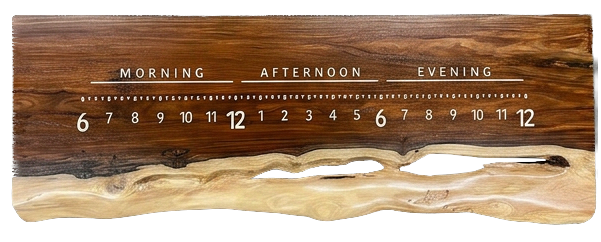
#> input picture alvaro-face.png, 601 x 242 px; its folder holds only this picture in this run
$ python separate_pointer.py alvaro-face.png
#> lines starting #> are read from the running program, lines starting #| are printed output that depends on the picture; after the words box and inside, x2 and y2 are one past the last pixel; in counts of white or black regions, pixels touching at a corner belong together
#!/usr/bin/env python3
"""
separate_pointer.py  —  split clock product photo into face + pointer PNGs.

REQUIRED inputs (name them consistently):
    name-front.png    straight-on product photo
    name-pointer.png  pointer-only photo (black bg preferred, clock face bg ok)

Output:
    name-face.png     face with pointer region inpainted, rotation-corrected
    name-ptr.png      pointer, background removed, cropped

Usage:
    python3 separate_pointer.py sergio-front.png --pointer sergio-pointer.png
    python3 separate_pointer.py alvaro-front.png --pointer alvaro-pointer.png

Optional:
    --angle DEGREES   override auto-detected rotation (from engraved lines)
    --inpaint-radius N  (default 16)
"""

import argparse, os, re, sys
import numpy as np
import cv2
from PIL import Image
from collections import deque


# ─────────────────────────────────────────────────────────────────────────────
# Utilities
# ─────────────────────────────────────────────────────────────────────────────

def get_stem(path):
    base = os.path.basename(path)
    stem = re.sub(r'[-_]?(front|back|face|ptr|pointer)\.(png|jpg)$', '', base, flags=re.IGNORECASE)
    stem = re.sub(r'\.(png|jpg)$', '', stem, flags=re.IGNORECASE)
    return stem


# [142 lines left out: functions remove_black_bg, feather_alpha, crop_to_content, extract_pointer_standalone, _extract_dark_pointer_from_wood, not called in this run]


# ─────────────────────────────────────────────────────────────────────────────
# Step 2: Detect rotation from front photo
# ─────────────────────────────────────────────────────────────────────────────

def detect_angle(arr):
    """
    Detect clock tilt from engraved lines under MORNING/AFTERNOON/EVENING.
    Returns degrees (positive = clockwise tilt to correct).
    """
    h, w = arr.shape[:2]
    gray = cv2.cvtColor(arr[:,:,:3], cv2.COLOR_RGB2GRAY)
    y1, y2 = int(h*0.12), int(h*0.50)
    edges = cv2.Canny(gray[y1:y2, :], 30, 120)
    lines = cv2.HoughLinesP(edges, 1, np.pi/180,
                             threshold=80, minLineLength=w//8, maxLineGap=30)
    if lines is None: return 0.0
    angles = [np.degrees(np.arctan2(y2_-y1_, x2-x1))
              for x1,y1_,x2,y2_ in lines[:,0]
              if abs(np.degrees(np.arctan2(y2_-y1_, x2-x1))) < 8]
    return float(np.median(angles)) if angles else 0.0


def rotate_image(arr, angle_deg):
    if abs(angle_deg) < 0.1: return arr
    h, w = arr.shape[:2]
    M = cv2.getRotationMatrix2D((w//2, h//2), -angle_deg, 1.0)
    return cv2.warpAffine(arr, M, (w,h),
                          flags=cv2.INTER_LINEAR,
                          borderMode=cv2.BORDER_CONSTANT,
                          borderValue=(0,0,0,0))


# ─────────────────────────────────────────────────────────────────────────────
# Step 3: Find pointer location in front photo (for inpainting)
# ─────────────────────────────────────────────────────────────────────────────

def find_pointer_from_edge(arr):
    """
    The pointer always protrudes 1" above the wood top edge.
    Find the localized dip in the top-edge profile.
    Returns (ptr_cx, ptr_top, ptr_x1, ptr_x2, wood_top_y).
    """
    h, w = arr.shape[:2]
    is_bg = ((arr[:,:,0]<15)&(arr[:,:,1]<15)&(arr[:,:,2]<15)) | (arr[:,:,3]<10)

    wood_top = np.full(w, h, dtype=int)
    for col in range(w):
        non_bg = np.where(~is_bg[:,col])[0]
        if len(non_bg): wood_top[col] = non_bg[0]

    valid = wood_top[wood_top < h]
    if not len(valid): sys.exit('Cannot find wood edge in front photo')
    median_top = int(np.median(valid))

    # Pointer = localized dip > 20px above median
    dip_thresh = median_top - 20
    candidates = np.where(wood_top < dip_thresh)[0]
    if not len(candidates):
        dip_thresh = median_top - 10
        candidates = np.where(wood_top < dip_thresh)[0]
    if not len(candidates):
        sys.exit('No pointer protrusion found above wood edge. Is pointer visible?')

    # Find tightest contiguous group (pointer is one object)
    gaps   = np.where(np.diff(candidates) > 15)[0]
    groups = []
    prev   = 0
    for g in gaps:
        groups.append(candidates[prev:g+1]); prev = g+1
    groups.append(candidates[prev:])
    best = min(groups, key=lambda g: wood_top[g].min())

    ptr_cx  = int(best.mean())
    ptr_top = int(wood_top[best].min())
    ptr_x1  = int(best[0])
    ptr_x2  = int(best[-1])

    print(f'  Wood top (median): row {median_top}')
    print(f'  Pointer: x={ptr_x1}-{ptr_x2} (center {ptr_cx}), top row {ptr_top}')
    print(f'  Protrudes {median_top-ptr_top}px above wood')

    return ptr_cx, ptr_top, ptr_x1, ptr_x2, median_top


# ─────────────────────────────────────────────────────────────────────────────
# Step 4: Build inpaint mask for face
# ─────────────────────────────────────────────────────────────────────────────

# [91 lines left out: functions build_inpaint_mask, inpaint_face, not called in this run]


# ─────────────────────────────────────────────────────────────────────────────
# Main
# ─────────────────────────────────────────────────────────────────────────────

def main():
    ap = argparse.ArgumentParser()
    ap.add_argument('input',     help='Front photo, e.g. sergio-front.png')
    ap.add_argument('--pointer', default=None,
                    help='Standalone pointer photo (e.g. sergio-pointer.png). '
                         'Required for best results.')
    ap.add_argument('--angle',   type=float, default=None,
                    help='Override auto-detected rotation in degrees')
    ap.add_argument('--inpaint-radius', type=int, default=16)
    args = ap.parse_args()

    stem     = get_stem(args.input)
    out_face = f'{stem}-face.png'
    out_ptr  = f'{stem}-ptr.png'

    print(f'Input:  {args.input}')
    print(f'Output: {out_face}  +  {out_ptr}')

    # ── Load and straighten front photo ──
    img = Image.open(args.input).convert('RGBA')
#> img is the input picture: PIL image 601x242 RGBA; mean R, G, B, A 112.2, 82, 56.2, 200.1
    arr = np.array(img)
    h, w = arr.shape[:2]
#> h = 242; w = 601
    print(f'Size:   {w}x{h}')
#| Size:   601x242

    angle = args.angle if args.angle is not None else detect_angle(arr)
#> in detect_angle, `gray = cv2.cvtColor(arr[:,:,:3], cv2.COLOR_RGB2GRAY)`:
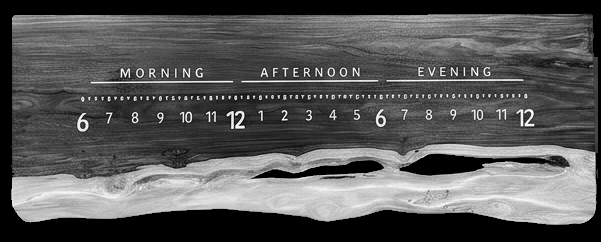
#> gray: shape (242, 601); min 0, max 254, mean 88.1
#> in detect_angle, `edges = cv2.Canny(gray[y1:y2, :], 30, 120)`:
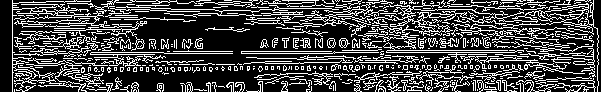
#> edges: shape (92, 601); 27.3% white in thin lines or dots
#> in detect_angle, `lines = cv2.HoughLinesP(edges, 1, np.pi/180, threshold=80, minLineLeng..`: lines = 108 rows, first 6: [287, 63, 598, 53], [333, 52, 535, 52], [12, 15, 137, 15], [48, 1, 597, 39], [342, 50, 597, 50], [90, 0, 498, 7]
#> in detect_angle, `angles = [np.degrees(np.arctan2(y2_-y1_, x2-x1)) for x1,y1_,x2,y2_ in ..`: angles = 108 values, max 4.19 at index 7, min -7.79 at index 20, mean -0.278
#> angle = 0
    print(f'Rotation: {angle:.3f}° ({"manual" if args.angle else "auto"})')
#| Rotation: 0.000° (auto)
    arr = rotate_image(arr, angle)

    # ── Find pointer location in front photo ──
    print('\nLocating pointer...')
    ptr_cx, ptr_top, ptr_x1, ptr_x2, wood_top_y = find_pointer_from_edge(arr)
#> in find_pointer_from_edge, `is_bg = ((arr[:,:,0]<15)&(arr[:,:,1]<15)&(arr[:,:,2]<15)) | (arr[:,:,3..`:
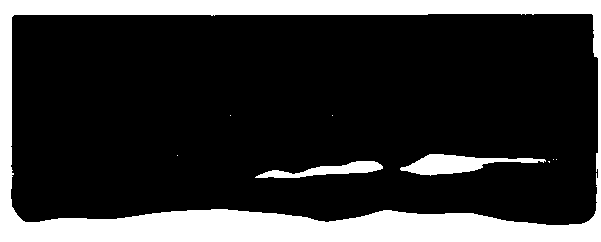
#> is_bg: shape (242, 601) bool; 20.7% white; 9 white regions (6 under 20 px), largest, box (x1, y1, x2, y2) and area: (0, 0, 601, 242) 27652, (400, 154, 546, 176) 1496, (255, 161, 383, 178) 973
#> after the loop in find_pointer_from_edge, `for col in range(w):`: wood_top = 601 values, max 242 at index 0, min 14 at index 428, mean 20.56
#> in find_pointer_from_edge, `valid = wood_top[wood_top < h]`: valid = 587 values, max 146 at index 0, min 14 at index 417, mean 15.27
#> in find_pointer_from_edge, `median_top = int(np.median(valid))`: median_top = 15
#> in find_pointer_from_edge, `dip_thresh = median_top - 20`: dip_thresh = -5
#> in find_pointer_from_edge, `candidates = np.where(wood_top < dip_thresh)[0]`: candidates = empty array
#> in find_pointer_from_edge, `dip_thresh = median_top - 10`: dip_thresh = 5

    # ── Extract pointer ──
    if args.pointer:
        print(f'\nExtracting pointer from {args.pointer}...')
        ptr_img = extract_pointer_standalone(args.pointer)
    else:
        print('\nNo --pointer photo given; extracting from front photo (lower quality)')
        mask_ptr = build_inpaint_mask(arr, ptr_cx, ptr_top, ptr_x1, ptr_x2, wood_top_y)
        ptr_arr  = np.zeros_like(arr)
        ptr_arr[mask_ptr] = arr[mask_ptr]
        ptr_arr  = feather_alpha(ptr_arr)
        ptr_arr  = crop_to_content(ptr_arr)
        ptr_img  = Image.fromarray(ptr_arr)

    ptr_img.save(out_ptr)
    print(f'✓ {out_ptr}  ({ptr_img.width}x{ptr_img.height})')

    # ── Inpaint face ──
    print('\nBuilding inpaint mask...')
    mask = build_inpaint_mask(arr, ptr_cx, ptr_top, ptr_x1, ptr_x2, wood_top_y)
    print(f'  {mask.sum()} pixels to inpaint')

    print('Inpainting face...')
    face_inpainted = inpaint_face(arr, mask, radius=args.inpaint_radius)
    face_final     = remove_black_bg(face_inpainted)
    Image.fromarray(face_final).save(out_face)
    print(f'✓ {out_face}')


if __name__ == '__main__':
#> (the run stopped early here; a loop or call above may not have finished)

$ run again, on sergio-face.png
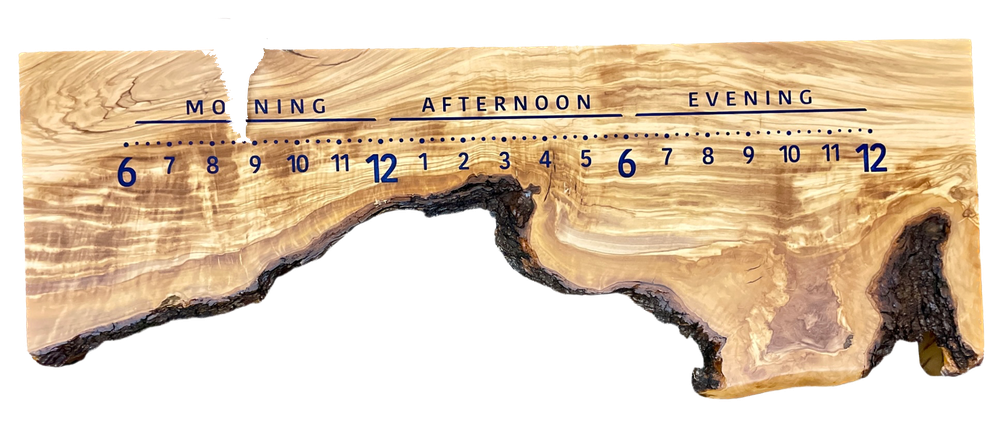
#> input picture sergio-face.png, 1000 x 421 px, shrunk from 1932 x 814 before the run
#> in main, img is the input picture: PIL image 1000x421 RGBA; mean R, G, B, A 125.3, 104.5, 79.1, 153.9
#| Size:   1000x421
#> in detect_angle, `edges = cv2.Canny(gray[y1:y2, :], 30, 120)`:
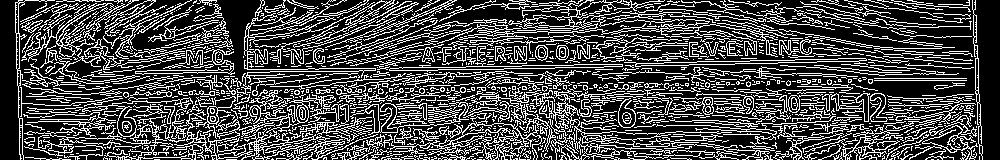
#> edges: shape (160, 1000); 28.8% white in thin lines or dots
#> lines = 246 rows, first 6: [19, 121, 980, 121], [665, 109, 979, 103], [19, 146, 982, 146], [19, 137, 977, 53], [18, 96, 506, 71], [186, 70, 422, 66]
#> angles = 245 values, max 7.7 at index 232, min -5.01 at index 3, mean -0.277
#> angle = 0
#| Rotation: 0.000° (auto)
#> is_bg: shape (421, 1000) bool; 39.2% white; 298 white regions (288 under 20 px), largest, box (x1, y1, x2, y2) and area: (0, 0, 1000, 421) 164121, (452, 183, 480, 193) 71, (933, 273, 943, 298) 63
#> after the loop in find_pointer_from_edge, `for col in range(w):`: wood_top = 1000 values, max 421 at index 0, min 18 at index 220, mean 60.95
#> valid = 967 values, max 328 at index 966, min 18 at index 202, mean 48.66
#> median_top = 46
#> dip_thresh = 26
#> candidates = [220, 221, 222, 223, 224, 225, 226, 227, 228, 229, 230]
#> gaps = empty array
#> after the loop in find_pointer_from_edge, `for g in gaps:`: groups = []
#> best has the same summary as candidates
#> in find_pointer_from_edge, `ptr_cx  = int(best.mean())`: ptr_cx = 225
#> in find_pointer_from_edge, `ptr_top = int(wood_top[best].min())`: ptr_top = 18
#> in find_pointer_from_edge, `ptr_x1  = int(best[0])`: ptr_x1 = 220
#> in find_pointer_from_edge, `ptr_x2  = int(best[-1])`: ptr_x2 = 230
#|   Wood top (median): row 46
#|   Pointer: x=220-230 (center 225), top row 18
#|   Protrudes 28px above wood
#> in main, `ptr_cx, ptr_top, ptr_x1, ptr_x2, wood_top_y = find_pointer_from_edge(a..`: ptr_cx = 225; ptr_top = 18; ptr_x1 = 220; ptr_x2 = 230; wood_top_y = 46
#> half_w = 15
#> col_lo = 210
#> col_hi = 240
#> above_h = 28
#> below_h = 112
#> y_lo = 46; y_hi = 158
#> cx_loc = 15
#> hw = 10
#> interior: shape (421, 1000); every value is 0
#> rows = empty array
#| ✓ sergio-ptr.png  (1000x421)
#|   189 pixels to inpaint
#> the loop in inpaint_face, `for _ in range(80):` made 2 passes
#> is_dark: shape (421, 1000) bool; 38.7% white; 398 white regions (379 under 20 px), largest, box (x1, y1, x2, y2) and area: (0, 0, 1000, 421) 160990, (451, 183, 481, 193) 85, (704, 344, 714, 363) 85
#> after the loop in remove_black_bg, `while q:`:
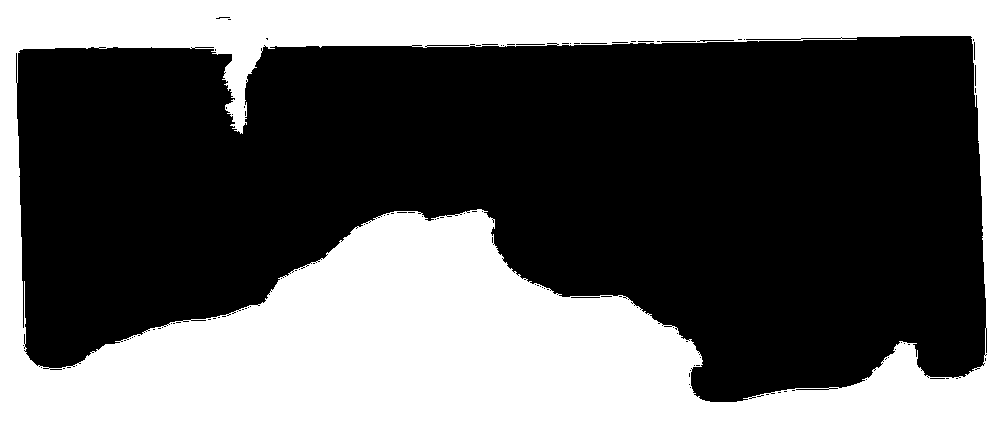
#> visited: shape (421, 1000) bool; 38% white; 1 white region, box (x1, y1, x2, y2) and area: (0, 0, 1000, 421) 159956
